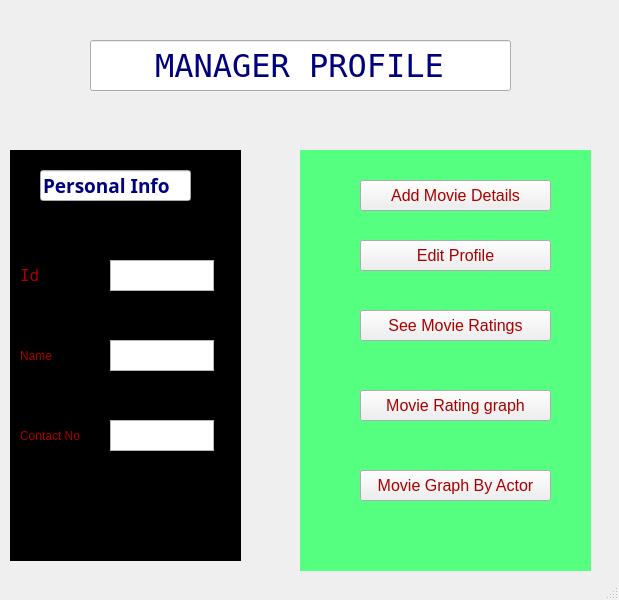
<?xml version="1.0" encoding="UTF-8"?>
<ui version="4.0">
 <class>MainWindow</class>
 <widget class="QMainWindow" name="MainWindow">
  <property name="geometry">
   <rect>
    <x>0</x>
    <y>0</y>
    <width>619</width>
    <height>600</height>
   </rect>
  </property>
  <property name="windowTitle">
   <string>MainWindow</string>
  </property>
  <property name="styleSheet">
   <string notr="true">
background-image: url(:/resource/002-blurred-background-texture-vol2.jpg);

color: rgb(0, 85, 127);</string>
  </property>
  <widget class="QWidget" name="centralwidget">
   <widget class="QLineEdit" name="lineEdit">
    <property name="geometry">
     <rect>
      <x>90</x>
      <y>40</y>
      <width>421</width>
      <height>51</height>
     </rect>
    </property>
    <property name="sizePolicy">
     <sizepolicy hsizetype="Expanding" vsizetype="Fixed">
      <horstretch>10</horstretch>
      <verstretch>0</verstretch>
     </sizepolicy>
    </property>
    <property name="font">
     <font>
      <family>NSimSun</family>
      <pointsize>24</pointsize>
     </font>
    </property>
    <property name="styleSheet">
     <string notr="true">color: rgb(0, 0, 127);</string>
    </property>
    <property name="text">
     <string>MANAGER PROFILE</string>
    </property>
    <property name="alignment">
     <set>Qt::AlignCenter</set>
    </property>
   </widget>
   <widget class="QLabel" name="label">
    <property name="geometry">
     <rect>
      <x>10</x>
      <y>150</y>
      <width>231</width>
      <height>411</height>
     </rect>
    </property>
    <property name="styleSheet">
     <string notr="true">background-color: rgb(0, 0, 0);</string>
    </property>
    <property name="text">
     <string/>
    </property>
   </widget>
   <widget class="QLabel" name="label_2">
    <property name="geometry">
     <rect>
      <x>300</x>
      <y>150</y>
      <width>291</width>
      <height>421</height>
     </rect>
    </property>
    <property name="styleSheet">
     <string notr="true">background-color: rgb(85, 255, 127);</string>
    </property>
    <property name="text">
     <string/>
    </property>
   </widget>
   <widget class="QLineEdit" name="lineEdit_2">
    <property name="geometry">
     <rect>
      <x>40</x>
      <y>170</y>
      <width>151</width>
      <height>31</height>
     </rect>
    </property>
    <property name="font">
     <font>
      <family>Nueva Std</family>
      <pointsize>14</pointsize>
      <weight>75</weight>
      <bold>true</bold>
     </font>
    </property>
    <property name="styleSheet">
     <string notr="true">color: rgb(255, 0, 255);
color: rgb(0, 0, 127);</string>
    </property>
    <property name="text">
     <string>Personal Info</string>
    </property>
   </widget>
   <widget class="QLabel" name="label_3">
    <property name="geometry">
     <rect>
      <x>20</x>
      <y>260</y>
      <width>61</width>
      <height>31</height>
     </rect>
    </property>
    <property name="font">
     <font>
      <family>NSimSun</family>
      <pointsize>12</pointsize>
     </font>
    </property>
    <property name="styleSheet">
     <string notr="true">color: rgb(170, 0, 0);</string>
    </property>
    <property name="text">
     <string>Id</string>
    </property>
   </widget>
   <widget class="QLabel" name="label_4">
    <property name="geometry">
     <rect>
      <x>20</x>
      <y>340</y>
      <width>61</width>
      <height>31</height>
     </rect>
    </property>
    <property name="styleSheet">
     <string notr="true">
color: rgb(170,0,  0);</string>
    </property>
    <property name="text">
     <string>Name</string>
    </property>
   </widget>
   <widget class="QLabel" name="label_5">
    <property name="geometry">
     <rect>
      <x>20</x>
      <y>420</y>
      <width>61</width>
      <height>31</height>
     </rect>
    </property>
    <property name="styleSheet">
     <string notr="true">
color: rgb(170,0, 0);</string>
    </property>
    <property name="text">
     <string>Contact No</string>
    </property>
   </widget>
   <widget class="QTextEdit" name="textEdit">
    <property name="geometry">
     <rect>
      <x>110</x>
      <y>260</y>
      <width>104</width>
      <height>31</height>
     </rect>
    </property>
   </widget>
   <widget class="QTextEdit" name="textEdit_2">
    <property name="geometry">
     <rect>
      <x>110</x>
      <y>340</y>
      <width>104</width>
      <height>31</height>
     </rect>
    </property>
   </widget>
   <widget class="QTextEdit" name="textEdit_3">
    <property name="geometry">
     <rect>
      <x>110</x>
      <y>420</y>
      <width>104</width>
      <height>31</height>
     </rect>
    </property>
   </widget>
   <widget class="QPushButton" name="pushButton">
    <property name="geometry">
     <rect>
      <x>360</x>
      <y>180</y>
      <width>191</width>
      <height>31</height>
     </rect>
    </property>
    <property name="font">
     <font>
      <pointsize>12</pointsize>
     </font>
    </property>
    <property name="styleSheet">
     <string notr="true">color: rgb(0, 170, 0);
color: rgb(170, 0, 0);</string>
    </property>
    <property name="text">
     <string>Add Movie Details</string>
    </property>
   </widget>
   <widget class="QPushButton" name="pushButton_2">
    <property name="geometry">
     <rect>
      <x>360</x>
      <y>240</y>
      <width>191</width>
      <height>31</height>
     </rect>
    </property>
    <property name="font">
     <font>
      <pointsize>12</pointsize>
     </font>
    </property>
    <property name="styleSheet">
     <string notr="true">color: rgb(170,0, 0);</string>
    </property>
    <property name="text">
     <string>Edit Profile</string>
    </property>
   </widget>
   <widget class="QPushButton" name="pushButton_3">
    <property name="geometry">
     <rect>
      <x>360</x>
      <y>310</y>
      <width>191</width>
      <height>31</height>
     </rect>
    </property>
    <property name="font">
     <font>
      <pointsize>12</pointsize>
     </font>
    </property>
    <property name="styleSheet">
     <string notr="true">color: rgb(170, 0,0);</string>
    </property>
    <property name="text">
     <string>See Movie Ratings</string>
    </property>
   </widget>
   <widget class="QPushButton" name="pushButton_4">
    <property name="geometry">
     <rect>
      <x>360</x>
      <y>390</y>
      <width>191</width>
      <height>31</height>
     </rect>
    </property>
    <property name="font">
     <font>
      <pointsize>12</pointsize>
     </font>
    </property>
    <property name="styleSheet">
     <string notr="true">color: rgb( 170,0, 0);</string>
    </property>
    <property name="text">
     <string>Movie Rating graph</string>
    </property>
   </widget>
   <widget class="QPushButton" name="pushButton_5">
    <property name="geometry">
     <rect>
      <x>360</x>
      <y>470</y>
      <width>191</width>
      <height>31</height>
     </rect>
    </property>
    <property name="font">
     <font>
      <pointsize>12</pointsize>
     </font>
    </property>
    <property name="styleSheet">
     <string notr="true">color: rgb( 170,0, 0);</string>
    </property>
    <property name="text">
     <string>Movie Graph By Actor</string>
    </property>
   </widget>
  </widget>
  <widget class="QStatusBar" name="statusbar"/>
 </widget>
 <resources>
  <include location="resources.qrc"/>
 </resources>
 <connections/>
</ui>
